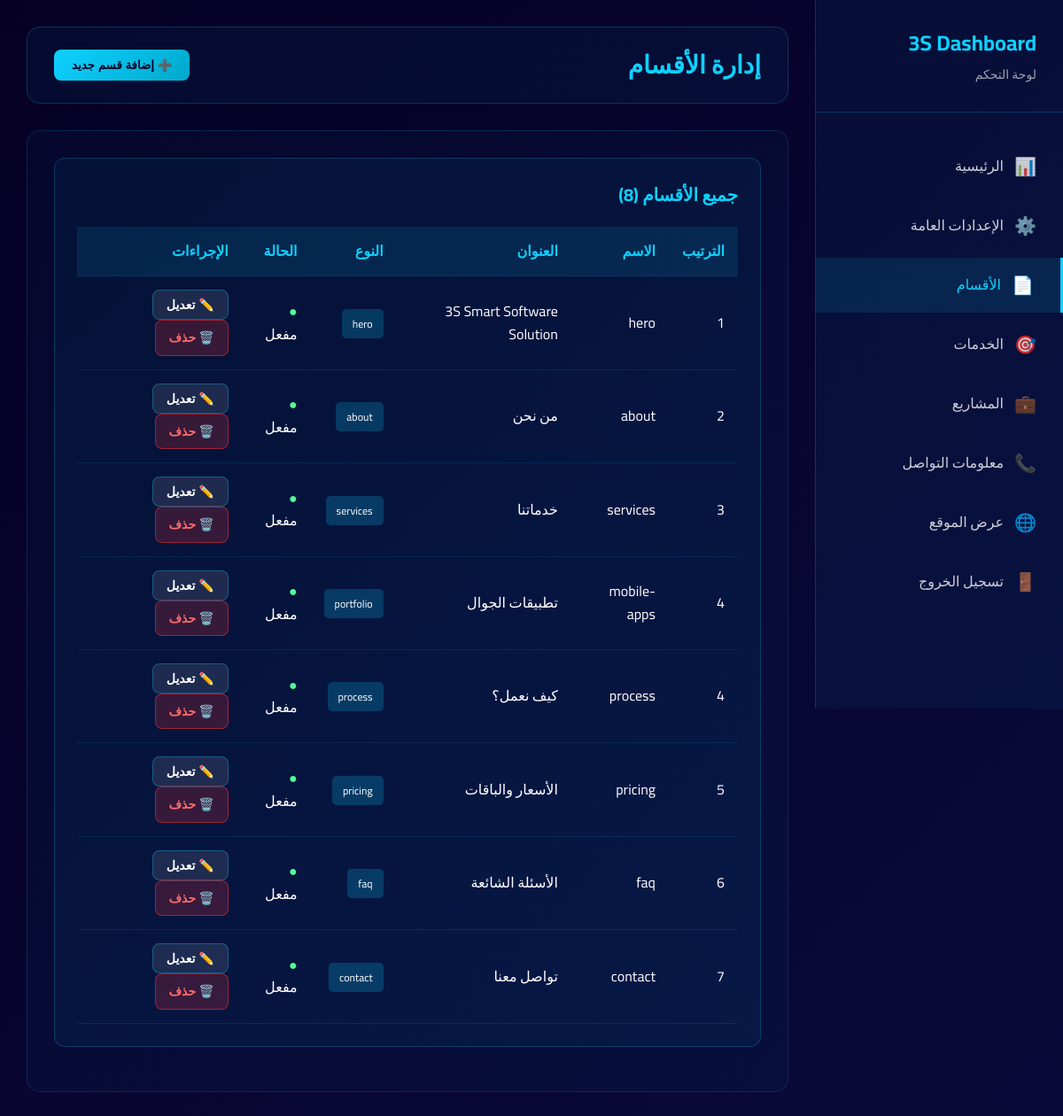
The page /dashboard/sections (signed in) on the database its author committed.
### app.py (models this page shows)
class Section(db.Model):
    id = db.Column(db.Integer, primary_key=True)
    name = db.Column(db.String(100), nullable=False)
    title = db.Column(db.String(200))
    content = db.Column(db.Text)
    section_type = db.Column(db.String(50))
    order = db.Column(db.Integer, default=0)
    active = db.Column(db.Boolean, default=True)
    extra_data = db.Column(db.Text)
    created_at = db.Column(db.DateTime, default=datetime.utcnow)
    updated_at = db.Column(db.DateTime, default=datetime.utcnow, onupdate=datetime.utcnow)

### app.py (the view)
@app.route('/dashboard/sections', methods=['GET'])
@login_required
def sections():
    all_sections = Section.query.order_by(Section.order).all()
    return render_template('dashboard/sections.html', sections=all_sections)

### app.py (called while the page is built)
@login_manager.user_loader
def load_user(user_id):
    return User.query.get(int(user_id))

### templates/dashboard/sections.html (shortened to what this page needs)
{% extends "dashboard/base.html" %}
{% block page_title %}إدارة الأقسام{% endblock %}
{% block topbar_actions %}
<button type="button" class="btn btn-primary" onclick="showAddModal()">
    ➕ إضافة قسم جديد
</button>
{% endblock %}
{% block content %}
<div class="card">
    <div class="card-header">
        <h3>جميع الأقسام ({{ sections|length }})</h3>
    </div>
    {% if sections %}
    <table class="table">
        <thead>
            <tr>
                <th>الترتيب</th>
                <th>الاسم</th>
                <th>العنوان</th>
                <th>النوع</th>
                <th>الحالة</th>
                <th>الإجراءات</th>
            </tr>
        </thead>
        <tbody>
            {% for section in sections %}
            <tr>
                <td>{{ section.order }}</td>
                <td>{{ section.name }}</td>
                <td>{{ section.title }}</td>
                <td>
                    <span style="background: rgba(14,209,255,0.2); padding: 5px 12px; border-radius: 5px; font-size: 12px;">
                        {{ section.section_type }}
                    </span>
                </td>
                <td>
                    {% if section.active %}
                        <span style="color: #50ff96;">●</span> مفعل
                    {% else %}
                        <span style="color: #ff6b6b;">●</span> معطل
                    {% endif %}
                </td>
                <td>
                    <button class="btn btn-secondary" style="padding: 8px 15px; font-size: 14px;" onclick="editSection({{ section.id }}, '{{ section.name }}', '{{ section.title }}', '{{ section.content|replace('\n', '\\n')|replace('\'', '\\\'') }}', '{{ section.section_type }}', {{ 'true' if section.active else 'false' }})">
                        ✏️ تعديل
                    </button>
                    <a href="{{ url_for('delete_section', id=section.id) }}" class="btn btn-danger" style="padding: 8px 15px; font-size: 14px;" onclick="return confirm('هل أنت متأكد من حذف هذا القسم؟')">
                        🗑️ حذف
                    </a>
                </td>
            </tr>
            {% endfor %}
        </tbody>
    </table>
    {% else %}
    <p style="text-align: center; color: rgba(255,255,255,0.6); padding: 40px;">
        لا توجد أقسام حالياً. قم بإضافة قسم جديد!
    </p>
    {% endif %}
</div>
{% endblock %}

### templates/dashboard/base.html (style rules this page uses)
* { margin: 0; padding: 0; box-sizing: border-box; }
body { font-family: 'Cairo', 'Nunito', sans-serif; background: linear-gradient(135deg, #060024 0%, #0a0a3a 100%); color: #ffffff; line-height: 1.6; }
.btn { padding: 10px 20px; border: none; border-radius: 8px; cursor: pointer; font-weight: 600; transition: all 0.3s ease; text-decoration: none; display: inline-block; }
.btn-primary { background: linear-gradient(135deg, #0ed1ff, #00a8cc); color: #060024; }
.btn-secondary { background: rgba(255, 255, 255, 0.1); color: #ffffff; border: 1px solid rgba(14, 209, 255, 0.3); }
.btn-danger { background: rgba(255, 50, 50, 0.2); color: #ff6b6b; border: 1px solid rgba(255, 50, 50, 0.5); }
.card { background: rgba(14, 209, 255, 0.05); border: 1px solid rgba(14, 209, 255, 0.2); border-radius: 12px; padding: 25px; margin-bottom: 20px; }
.card-header { display: flex; justify-content: space-between; align-items: center; margin-bottom: 20px; }
.card-header h3 { color: #0ed1ff; font-size: 20px; }
.table { width: 100%; border-collapse: collapse; margin-top: 20px; }
.table th, .table td { padding: 15px; text-align: right; border-bottom: 1px solid rgba(14, 209, 255, 0.1); }
.table th { background: rgba(14, 209, 255, 0.1); color: #0ed1ff; font-weight: 700; }

### rows shown on the page
Section: order "1", name "hero", title "3S Smart Software Solution", section_type "hero", active "مفعل"
Section: order "2", name "about", title "من نحن", section_type "about", active "مفعل"
Section: order "3", name "services", title "خدماتنا", section_type "services", active "مفعل"
Section: order "4", name "mobile-apps", title "تطبيقات الجوال", section_type "portfolio", active "مفعل"
Section: order "4", name "process", title "كيف نعمل؟", section_type "process", active "مفعل"
Section: order "5", name "pricing", title "الأسعار والباقات", section_type "pricing", active "مفعل"
Section: order "6", name "faq", title "الأسئلة الشائعة", section_type "faq", active "مفعل"
Section: order "7", name "contact", title "تواصل معنا", section_type "contact", active "مفعل"

### other values the page prints
{{ sections|length }} "8"
